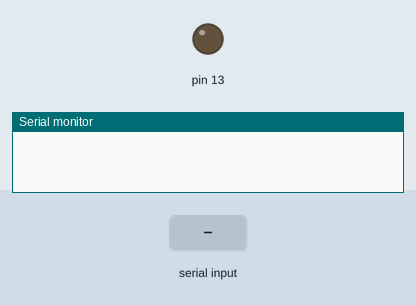
A sketch run on a simulated Arduino Mega 2560, built with avr-gcc and run on an emulated ATmega2560. Parts: output pins drawn as LEDs (lit = HIGH), the last lines printed to the serial monitor. The inputs (shaded band) are chosen by the test bench.

Above: at 1.2 s.
1.3 s: "1" received over the second serial link
At 1.4 s:
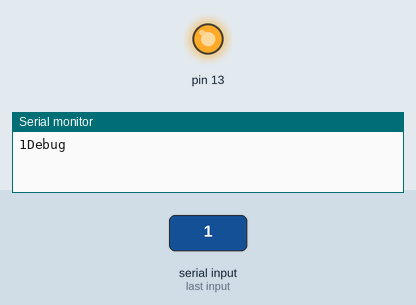
Timing chart, 0 to 4.3 s (numbered marks = the images above; inputs shaded):
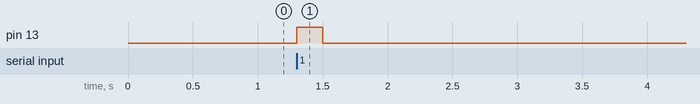

The sketch:

Update_Serial.ino
```cpp
void setup() {
  // put your setup code here, to run once:
  Serial3.begin(115200);
  Serial.begin(115200);
  pinMode(13, OUTPUT);
}

void loop() {
  // put your main code here, to run repeatedly:
  //Serial.write("1\r\n");
  while(Serial3.available()) {
    Serial.write(Serial3.read());
    Serial.write("Debug\r\n");
    digitalWrite(13, HIGH);
    delay(200);
    digitalWrite(13, LOW);
    delay(200);
  }
  while(Serial.available()) {
    Serial3.write(Serial.read());
    Serial3.write("Debug\r\n");
    digitalWrite(13, HIGH);
    delay(200);
    digitalWrite(13, LOW);
    delay(200);
  }
}
```

Measured:
- after the input at 1.3 s, pin 13: LOW → HIGH at once, → LOW 0.20 s later
